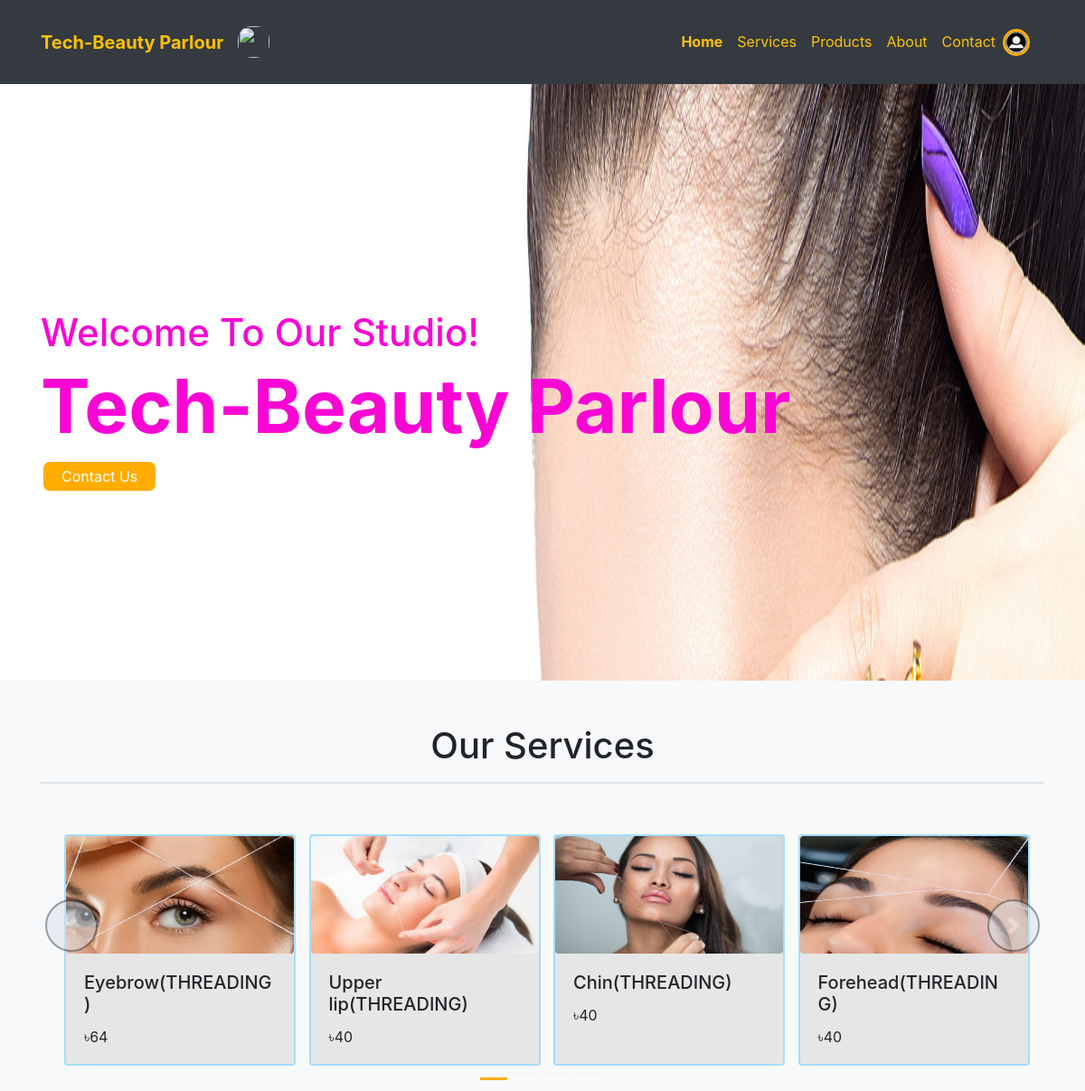
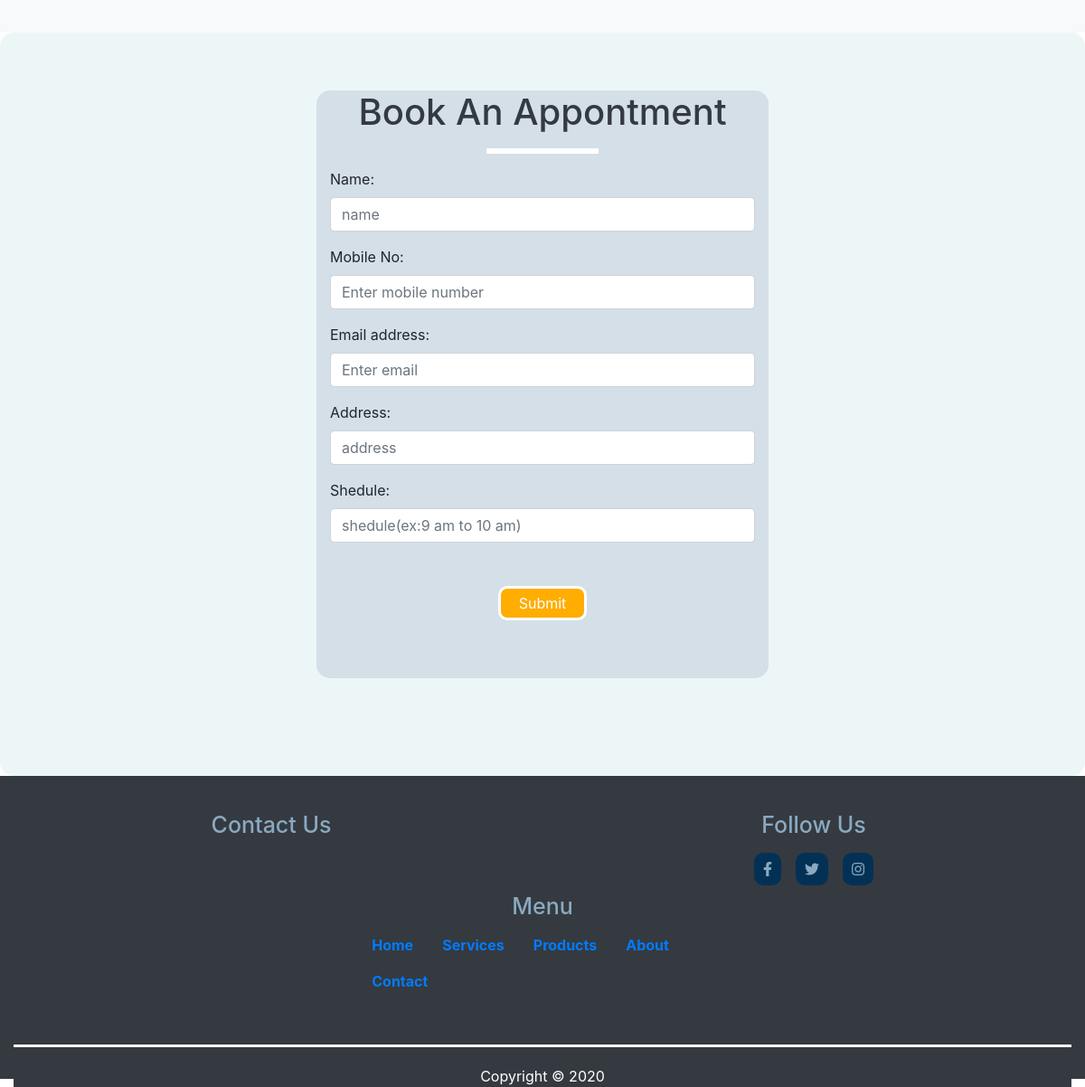
The app's page /userdash/ with its own data (2 pictures, top to bottom).
### techbeauty/models.py (models this page shows, shortened)
class AddService(models.Model):
    id = models.AutoField(primary_key=True)
    categories = models.CharField(max_length=50)
    name = models.CharField(max_length=50)
    price = models.CharField(max_length=50)
    image = models.URLField()

### techbeauty/views.py (the view)
# urls.py: path('userdash/', views.userdash, name='userdash'),
def userdash(request):
    services =AddService.objects.all()
    n = len(services)
    nSlides = n // 4 + ceil((n / 4) - (n // 4))
    params = {'no_of_slides': nSlides, 'range': range(1, nSlides), 'services': services}
    return render(request, 'userdash.html',params)

### techbeauty/templates/userdash.html (shortened to what this page needs)
{% extends 'basic.html' %}
{% block body %}
{% load static %}
<nav class="navbar navbar-expand-md bg-dark navbar-dark  py-4">
		<div class="container">
			<a href="{% url 'userdash' %}" class="navbar-brand text-warning font-weight-bold">Tech-Beauty Parlour</a>
            <a href="{% url 'userdash' %}"  class="navbar-brand"><img src="{% static 'img/6.png ' %}" class="nav-icon"></a>
			<div class="collapse navbar-collapse text-center" id="collapsenavbar">
				<ul class="navbar-nav ml-auto">
                    <li class="nav-item font-weight-bold">
            <a href="{% url 'userdash' %}"  class="nav-link text-warning">Home</a>
          </li>
          <li class="nav-item ">
            <a href="{% url 'services' %}"  class="nav-link text-warning">Services</a>
          </li>
                    <li class="nav-item ">
            <a href="{% url 'products' %}"  class="nav-link text-warning">Products</a>
          </li>
          <li class="nav-item">
            <a href="{% url 'about' %}"  class="nav-link text-warning">About</a>
          </li>
          <li class="nav-item">
            <a href="{% url 'contact' %}"  class="nav-link text-warning">Contact</a>
          </li>
                   {% if user.is_authenticated %}
                    <li class="nav-item ">
            <a href="/logoutuser/"  class="navbar-brand">
              <img src="{% static 'img/logout.png ' %}" class="icon">
            </a>
          </li>
                    <button class="btn  border-warning text-white" type="submit">
						{{request.user}}
					</button>
                    {% else %}
                    <li class="nav-item ">
						<a href="/logintype/"  class="navbar-brand" >
							<img src="{% static 'img/av2_06V_1.ico' %}">
						</a>
					</li>
                    {% endif %}
				</ul>
			</div>
		</div>
	</nav>
<div class="container-fluid bgimg">
    <div class="container text-left text-color headerset">
		<h2 >Welcome To Our Studio!</h2>
		<h1>Tech-Beauty Parlour</h1>
        <a href="/contact/"><button type="submit" class="button_1">Contact Us</button></a>
	</div>
</div>
<div class="bg-light py-5">
<div class="container ">
    <h1 class="text-center">Our Services</h1>
    <hr class="border">
<div id="demo" class="carousel slide my-3" data-ride="carousel">
 <ul class="carousel-indicators">
      <li data-target="#demo" data-slide-to="0" class="active"></li>
       {% for i in range %}
      <li data-target="#demo" data-slide-to="{{i}}" ></li>
      {% endfor %}
    </ul>
    <div class="container carousel-inner no-padding">
      <div class="carousel-item active">
        {% for i in services %}
        <div class="col-xs-3 col-sm-3 col-md-3">
          <div class="card card-style">
            <img src='{{i.image}}' class="rounded" alt="...">
            <div class="card-body">
              <h5 class="card-title">{{i.name}}({{i.categories}})</h5>
              <p class="card-text">৳{{i.price}}</p>
            </div>
          </div>
        </div>
        {% if forloop.counter|divisibleby:4 and forloop.counter > 0 and not forloop.last %}
      </div><div class="carousel-item">
        {% endif %}
        {% endfor %}
    </div>
</div>
</div>
    <a class="carousel-control-prev" href="#demo" data-slide="prev">
        <span class="carousel-control-prev-icon"></span>
    </a>
    <a class="carousel-control-next" href="#demo" data-slide="next">
        <span class="carousel-control-next-icon"></span>
    </a>
</div>
</div>
<div class="tablestyle  py-5" style="background-color: #edf6f7 ;">
 <section class="appoinment-form mx-auto ">
  <div class="container mb-5 mt-3">
    <h1 class="text-center text-dark">Book An Appontment</h1>
    <hr class="w-25 mx-auto">
<div class=" mx-auto ">
      <form action="/appoinment/" method="post" class="">{% csrf_token %}
        <div class="form-group">
    <label for="name">Name:</label>
    <input type="text" name="first_name" class="form-control" placeholder="name" id="name">
  </div>
          <div class="form-group">
    <label>Mobile No:</label>
    <input type="number" name="mobile_number" class="form-control" placeholder="Enter mobile number" id="mbl">
  </div>
           <div class="form-group">
    <label for="email">Email address:</label>
    <input type="email" name="email" class="form-control" placeholder="Enter email" id="email">
  </div>
          <div class="form-group">
    <label for="name">Address:</label>
    <input type="text" name="address" class="form-control" placeholder="address" id="address">
  </div>
          <div class="form-group">
    <label for="name">Shedule:</label>
    <input type="text" name="shedule" class="form-control" placeholder="shedule(ex:9 am to 10 am)" id="shedule">
  </div>
<div class="row text-center mt-5">
      <div class="col-lg-12 col-md-12 col-10">
              <button type="submit" class="button_1">Submit</button>
     </div>
</div>
</form>
    </div>
</div>
</section>
</div>
{% endblock %}

### techbeauty/templates/basic.html (shortened to what this page needs)
{% load static %}
<!DOCTYPE html>
<html>
<head>
	<link rel="stylesheet" type="text/css" href="{% static 'css/bstyle.css' %} ">
<link rel="stylesheet" href="https://maxcdn.bootstrapcdn.com/bootstrap/4.4.1/css/bootstrap.min.css">
<link rel="stylesheet" href="https://cdnjs.cloudflare.com/ajax/libs/font-awesome/4.7.0/css/font-awesome.min.css">
<link rel="stylesheet" href="https://cdnjs.cloudflare.com/ajax/libs/font-awesome/5.13.0/css/all.min.css">
</head>
<body>
{% block body %}
             {% endblock %}
<footer class="footer bg-dark">
 <div class="footerelement text-center">
    <div class="row mt-4">
      <div class="col-lg-6 col-md-6 col-12">
        <h1 class="footer-text">Contact Us</h1>
      </div>
      <div class="col-lg-6 col-md-6 col-12">
        <h1 class="footer-text">Follow Us</h1>
        <div class="social">
                 <div class="d-flex flex-row justify-content-center">
                    <i class="fab fa-facebook-f m-2"></i>
                    <i class="fab fa-twitter m-2"></i>
                    <i class="fab fa-instagram m-2"></i>
                 </div>
        </div>
      </div>
    </div>
         <center>
         <div class="col-lg-5 col-md-4 col-12 px-4">
             <div class="container ">
                                <h1 class="footer-text">Menu</h1>
                 <ul class="nav mx-auto footer-text-color">
                            <li class="nav-item font-weight-bold">
                                    <a href="{% url 'userdash' %}"  class="nav-link ">Home</a>
                            </li>
                            <li class="nav-item font-weight-bold">
                                    <a href="{% url 'services' %}"  class="nav-link ">Services</a>
                            </li>
                            <li class="nav-item font-weight-bold">
                                    <a href="{% url 'products' %}"  class="nav-link ">Products</a>
                            </li>
                            <li class="nav-item font-weight-bold">
                                    <a href="{% url 'about' %}"  class="nav-link ">About</a>
                            </li>
                            <li class="nav-item font-weight-bold">
                                    <a href="{% url 'contact' %}"  class="nav-link ">Contact</a>
                            </li>
                </ul>
      </div>
     </div>
         </center>
 </div>
	<div class="footerstyle">
	    <div class="fborder"></div>
	    <p class="text-center text-white bg-dark">Copyright &copy; 2020</p>
    </div>
</footer>
</body>
</html>

### techbeauty/static/css/bstyle.css (style rules this page uses)
.card { margin-top: 40px; }
.carousel-inner img { width: 100%; height: 100%; }
ul li a img { height: 30px; width: 30px; border: 3px solid #FFAD01; border-radius: 15px; }
.button_1 { border-radius: 3px; background: #FFAD01; border:3px solid #ffffff; height:38px; padding-left: 20px; padding-right:20px; color:#ffffff; border-radius: 10px; }
.container hr { border:3px solid #ffffff; }
.footer { padding: 15px; height: 335px; width: 100%; color: #8ba9c0 ; }
.fborder { border-bottom:3px solid #ffffff; }
.footerstyle { margin-top:50px; }
.footerstyle p { margin-top:20px; }
.footer-text { font-size: 25px; }
.social i { padding: 10px; background-color: #033155 ; border-radius: 10px; }
.footer-text-color { color: #8ba9c0 ; }

### records on screen
AddService: shows a picture, name "Eyebrow", categories "THREADING", price "64"
AddService: image (picture), name "Upper lip", categories "THREADING", price "40"
AddService: image (picture), name "Chin", categories "THREADING", price "40"
AddService: image (picture), name "Forehead", categories "THREADING", price "40"
